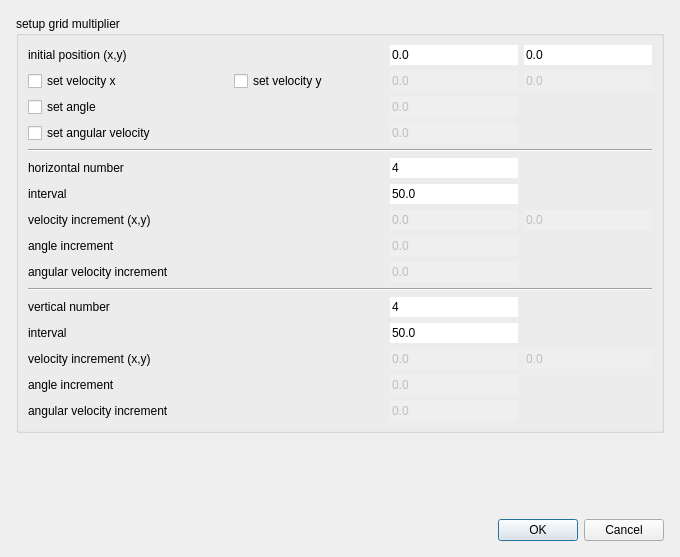
<?xml version="1.0" encoding="UTF-8"?>
<ui version="4.0">
 <class>GridMultiplierDialog</class>
 <widget class="QDialog" name="GridMultiplierDialog">
  <property name="geometry">
   <rect>
    <x>0</x>
    <y>0</y>
    <width>680</width>
    <height>557</height>
   </rect>
  </property>
  <property name="minimumSize">
   <size>
    <width>680</width>
    <height>0</height>
   </size>
  </property>
  <property name="windowTitle">
   <string>grid multiplier</string>
  </property>
  <layout class="QGridLayout" name="gridLayout">
   <property name="leftMargin">
    <number>16</number>
   </property>
   <property name="topMargin">
    <number>16</number>
   </property>
   <property name="rightMargin">
    <number>16</number>
   </property>
   <property name="bottomMargin">
    <number>16</number>
   </property>
   <property name="spacing">
    <number>16</number>
   </property>
   <item row="3" column="0">
    <widget class="QDialogButtonBox" name="buttonBox">
     <property name="orientation">
      <enum>Qt::Horizontal</enum>
     </property>
     <property name="standardButtons">
      <set>QDialogButtonBox::Cancel|QDialogButtonBox::Ok</set>
     </property>
    </widget>
   </item>
   <item row="1" column="0">
    <widget class="QGroupBox" name="groupBox">
     <property name="title">
      <string>setup grid multiplier</string>
     </property>
     <layout class="QGridLayout" name="gridLayout_2" columnminimumwidth="200,150,0,0">
      <item row="0" column="0" colspan="2">
       <widget class="QLabel" name="label_8">
        <property name="text">
         <string>initial position (x,y)</string>
        </property>
       </widget>
      </item>
      <item row="0" column="2">
       <widget class="QLineEdit" name="initialPosXEdit">
        <property name="text">
         <string>0.0</string>
        </property>
        <property name="frame">
         <bool>false</bool>
        </property>
       </widget>
      </item>
      <item row="0" column="3">
       <widget class="QLineEdit" name="initialPosYEdit">
        <property name="text">
         <string>0.0</string>
        </property>
        <property name="frame">
         <bool>false</bool>
        </property>
       </widget>
      </item>
      <item row="1" column="0">
       <widget class="QCheckBox" name="velXCheckBox">
        <property name="text">
         <string>set velocity x</string>
        </property>
       </widget>
      </item>
      <item row="1" column="1">
       <widget class="QCheckBox" name="velYCheckBox">
        <property name="text">
         <string>set velocity y</string>
        </property>
       </widget>
      </item>
      <item row="1" column="2">
       <widget class="QLineEdit" name="initialVelXEdit">
        <property name="enabled">
         <bool>false</bool>
        </property>
        <property name="text">
         <string>0.0</string>
        </property>
        <property name="frame">
         <bool>false</bool>
        </property>
       </widget>
      </item>
      <item row="1" column="3">
       <widget class="QLineEdit" name="initialVelYEdit">
        <property name="enabled">
         <bool>false</bool>
        </property>
        <property name="text">
         <string>0.0</string>
        </property>
        <property name="frame">
         <bool>false</bool>
        </property>
       </widget>
      </item>
      <item row="2" column="0" colspan="2">
       <widget class="QCheckBox" name="angleCheckBox">
        <property name="text">
         <string>set angle</string>
        </property>
       </widget>
      </item>
      <item row="2" column="2">
       <widget class="QLineEdit" name="initialAngleEdit">
        <property name="enabled">
         <bool>false</bool>
        </property>
        <property name="text">
         <string>0.0</string>
        </property>
        <property name="frame">
         <bool>false</bool>
        </property>
       </widget>
      </item>
      <item row="3" column="0" colspan="2">
       <widget class="QCheckBox" name="angVelCheckBox">
        <property name="text">
         <string>set angular velocity</string>
        </property>
       </widget>
      </item>
      <item row="3" column="2">
       <widget class="QLineEdit" name="initialAngVelEdit">
        <property name="enabled">
         <bool>false</bool>
        </property>
        <property name="text">
         <string>0.0</string>
        </property>
        <property name="frame">
         <bool>false</bool>
        </property>
       </widget>
      </item>
      <item row="4" column="0" colspan="4">
       <widget class="Line" name="line">
        <property name="orientation">
         <enum>Qt::Horizontal</enum>
        </property>
       </widget>
      </item>
      <item row="5" column="0" colspan="2">
       <widget class="QLabel" name="label">
        <property name="text">
         <string>horizontal number</string>
        </property>
       </widget>
      </item>
      <item row="5" column="2">
       <widget class="QLineEdit" name="horizontalNumberEdit">
        <property name="text">
         <string>4</string>
        </property>
        <property name="frame">
         <bool>false</bool>
        </property>
       </widget>
      </item>
      <item row="6" column="0" colspan="2">
       <widget class="QLabel" name="label_4">
        <property name="text">
         <string>interval</string>
        </property>
       </widget>
      </item>
      <item row="6" column="2">
       <widget class="QLineEdit" name="horIntervalEdit">
        <property name="text">
         <string>50.0</string>
        </property>
        <property name="frame">
         <bool>false</bool>
        </property>
       </widget>
      </item>
      <item row="7" column="0" colspan="2">
       <widget class="QLabel" name="label_5">
        <property name="text">
         <string>velocity increment (x,y)</string>
        </property>
       </widget>
      </item>
      <item row="7" column="2">
       <widget class="QLineEdit" name="horVelXIncEdit">
        <property name="enabled">
         <bool>false</bool>
        </property>
        <property name="text">
         <string>0.0</string>
        </property>
        <property name="frame">
         <bool>false</bool>
        </property>
       </widget>
      </item>
      <item row="7" column="3">
       <widget class="QLineEdit" name="horVelYIncEdit">
        <property name="enabled">
         <bool>false</bool>
        </property>
        <property name="text">
         <string>0.0</string>
        </property>
        <property name="frame">
         <bool>false</bool>
        </property>
       </widget>
      </item>
      <item row="8" column="0" colspan="2">
       <widget class="QLabel" name="label_9">
        <property name="text">
         <string>angle increment</string>
        </property>
       </widget>
      </item>
      <item row="8" column="2">
       <widget class="QLineEdit" name="horAngleIncEdit">
        <property name="enabled">
         <bool>false</bool>
        </property>
        <property name="text">
         <string>0.0</string>
        </property>
        <property name="frame">
         <bool>false</bool>
        </property>
       </widget>
      </item>
      <item row="9" column="0" colspan="2">
       <widget class="QLabel" name="label_7">
        <property name="text">
         <string>angular velocity increment</string>
        </property>
       </widget>
      </item>
      <item row="9" column="2">
       <widget class="QLineEdit" name="horAngVelIncEdit">
        <property name="enabled">
         <bool>false</bool>
        </property>
        <property name="text">
         <string>0.0</string>
        </property>
        <property name="frame">
         <bool>false</bool>
        </property>
       </widget>
      </item>
      <item row="10" column="0" colspan="4">
       <widget class="Line" name="line_2">
        <property name="orientation">
         <enum>Qt::Horizontal</enum>
        </property>
       </widget>
      </item>
      <item row="11" column="0" colspan="2">
       <widget class="QLabel" name="label_2">
        <property name="text">
         <string>vertical number</string>
        </property>
       </widget>
      </item>
      <item row="11" column="2">
       <widget class="QLineEdit" name="verticalNumberEdit">
        <property name="text">
         <string>4</string>
        </property>
        <property name="frame">
         <bool>false</bool>
        </property>
       </widget>
      </item>
      <item row="12" column="0" colspan="2">
       <widget class="QLabel" name="label_13">
        <property name="text">
         <string>interval</string>
        </property>
       </widget>
      </item>
      <item row="12" column="2">
       <widget class="QLineEdit" name="verIntervalEdit">
        <property name="text">
         <string>50.0</string>
        </property>
        <property name="frame">
         <bool>false</bool>
        </property>
       </widget>
      </item>
      <item row="13" column="0" colspan="2">
       <widget class="QLabel" name="label_10">
        <property name="text">
         <string>velocity increment (x,y)</string>
        </property>
       </widget>
      </item>
      <item row="13" column="2">
       <widget class="QLineEdit" name="verVelXIncEdit">
        <property name="enabled">
         <bool>false</bool>
        </property>
        <property name="text">
         <string>0.0</string>
        </property>
        <property name="frame">
         <bool>false</bool>
        </property>
       </widget>
      </item>
      <item row="13" column="3">
       <widget class="QLineEdit" name="verVelYIncEdit">
        <property name="enabled">
         <bool>false</bool>
        </property>
        <property name="text">
         <string>0.0</string>
        </property>
        <property name="frame">
         <bool>false</bool>
        </property>
       </widget>
      </item>
      <item row="14" column="0" colspan="2">
       <widget class="QLabel" name="label_12">
        <property name="text">
         <string>angle increment</string>
        </property>
       </widget>
      </item>
      <item row="14" column="2">
       <widget class="QLineEdit" name="verAngleIncEdit">
        <property name="enabled">
         <bool>false</bool>
        </property>
        <property name="text">
         <string>0.0</string>
        </property>
        <property name="frame">
         <bool>false</bool>
        </property>
       </widget>
      </item>
      <item row="15" column="0" colspan="2">
       <widget class="QLabel" name="label_11">
        <property name="text">
         <string>angular velocity increment</string>
        </property>
       </widget>
      </item>
      <item row="15" column="2">
       <widget class="QLineEdit" name="verAngVelIncEdit">
        <property name="enabled">
         <bool>false</bool>
        </property>
        <property name="text">
         <string>0.0</string>
        </property>
        <property name="frame">
         <bool>false</bool>
        </property>
       </widget>
      </item>
     </layout>
    </widget>
   </item>
   <item row="2" column="0">
    <spacer name="verticalSpacer">
     <property name="orientation">
      <enum>Qt::Vertical</enum>
     </property>
     <property name="sizeHint" stdset="0">
      <size>
       <width>20</width>
       <height>40</height>
      </size>
     </property>
    </spacer>
   </item>
  </layout>
 </widget>
 <tabstops>
  <tabstop>initialPosXEdit</tabstop>
  <tabstop>initialPosYEdit</tabstop>
  <tabstop>velXCheckBox</tabstop>
  <tabstop>velYCheckBox</tabstop>
  <tabstop>initialVelXEdit</tabstop>
  <tabstop>initialVelYEdit</tabstop>
  <tabstop>angleCheckBox</tabstop>
  <tabstop>initialAngleEdit</tabstop>
  <tabstop>angVelCheckBox</tabstop>
  <tabstop>initialAngVelEdit</tabstop>
  <tabstop>horizontalNumberEdit</tabstop>
  <tabstop>horIntervalEdit</tabstop>
  <tabstop>horVelXIncEdit</tabstop>
  <tabstop>horVelYIncEdit</tabstop>
  <tabstop>horAngleIncEdit</tabstop>
  <tabstop>horAngVelIncEdit</tabstop>
  <tabstop>verticalNumberEdit</tabstop>
  <tabstop>verIntervalEdit</tabstop>
  <tabstop>verVelXIncEdit</tabstop>
  <tabstop>verVelYIncEdit</tabstop>
  <tabstop>verAngleIncEdit</tabstop>
  <tabstop>verAngVelIncEdit</tabstop>
 </tabstops>
 <resources/>
 <connections>
  <connection>
   <sender>buttonBox</sender>
   <signal>rejected()</signal>
   <receiver>GridMultiplierDialog</receiver>
   <slot>reject()</slot>
   <hints>
    <hint type="sourcelabel">
     <x>348</x>
     <y>546</y>
    </hint>
    <hint type="destinationlabel">
     <x>286</x>
     <y>274</y>
    </hint>
   </hints>
  </connection>
  <connection>
   <sender>velXCheckBox</sender>
   <signal>toggled(bool)</signal>
   <receiver>initialVelXEdit</receiver>
   <slot>setEnabled(bool)</slot>
   <hints>
    <hint type="sourcelabel">
     <x>96</x>
     <y>87</y>
    </hint>
    <hint type="destinationlabel">
     <x>343</x>
     <y>85</y>
    </hint>
   </hints>
  </connection>
  <connection>
   <sender>velXCheckBox</sender>
   <signal>toggled(bool)</signal>
   <receiver>horVelXIncEdit</receiver>
   <slot>setEnabled(bool)</slot>
   <hints>
    <hint type="sourcelabel">
     <x>61</x>
     <y>88</y>
    </hint>
    <hint type="destinationlabel">
     <x>356</x>
     <y>267</y>
    </hint>
   </hints>
  </connection>
  <connection>
   <sender>velXCheckBox</sender>
   <signal>toggled(bool)</signal>
   <receiver>verVelXIncEdit</receiver>
   <slot>setEnabled(bool)</slot>
   <hints>
    <hint type="sourcelabel">
     <x>88</x>
     <y>84</y>
    </hint>
    <hint type="destinationlabel">
     <x>365</x>
     <y>437</y>
    </hint>
   </hints>
  </connection>
  <connection>
   <sender>velYCheckBox</sender>
   <signal>toggled(bool)</signal>
   <receiver>initialVelYEdit</receiver>
   <slot>setEnabled(bool)</slot>
   <hints>
    <hint type="sourcelabel">
     <x>226</x>
     <y>88</y>
    </hint>
    <hint type="destinationlabel">
     <x>432</x>
     <y>92</y>
    </hint>
   </hints>
  </connection>
  <connection>
   <sender>velYCheckBox</sender>
   <signal>toggled(bool)</signal>
   <receiver>horVelYIncEdit</receiver>
   <slot>setEnabled(bool)</slot>
   <hints>
    <hint type="sourcelabel">
     <x>213</x>
     <y>90</y>
    </hint>
    <hint type="destinationlabel">
     <x>455</x>
     <y>267</y>
    </hint>
   </hints>
  </connection>
  <connection>
   <sender>velYCheckBox</sender>
   <signal>toggled(bool)</signal>
   <receiver>verVelYIncEdit</receiver>
   <slot>setEnabled(bool)</slot>
   <hints>
    <hint type="sourcelabel">
     <x>229</x>
     <y>89</y>
    </hint>
    <hint type="destinationlabel">
     <x>449</x>
     <y>437</y>
    </hint>
   </hints>
  </connection>
  <connection>
   <sender>angVelCheckBox</sender>
   <signal>toggled(bool)</signal>
   <receiver>initialAngVelEdit</receiver>
   <slot>setEnabled(bool)</slot>
   <hints>
    <hint type="sourcelabel">
     <x>148</x>
     <y>159</y>
    </hint>
    <hint type="destinationlabel">
     <x>395</x>
     <y>157</y>
    </hint>
   </hints>
  </connection>
  <connection>
   <sender>angVelCheckBox</sender>
   <signal>toggled(bool)</signal>
   <receiver>horAngVelIncEdit</receiver>
   <slot>setEnabled(bool)</slot>
   <hints>
    <hint type="sourcelabel">
     <x>117</x>
     <y>159</y>
    </hint>
    <hint type="destinationlabel">
     <x>358</x>
     <y>327</y>
    </hint>
   </hints>
  </connection>
  <connection>
   <sender>angVelCheckBox</sender>
   <signal>toggled(bool)</signal>
   <receiver>verAngVelIncEdit</receiver>
   <slot>setEnabled(bool)</slot>
   <hints>
    <hint type="sourcelabel">
     <x>169</x>
     <y>159</y>
    </hint>
    <hint type="destinationlabel">
     <x>368</x>
     <y>497</y>
    </hint>
   </hints>
  </connection>
  <connection>
   <sender>angleCheckBox</sender>
   <signal>toggled(bool)</signal>
   <receiver>initialAngleEdit</receiver>
   <slot>setEnabled(bool)</slot>
   <hints>
    <hint type="sourcelabel">
     <x>77</x>
     <y>118</y>
    </hint>
    <hint type="destinationlabel">
     <x>337</x>
     <y>117</y>
    </hint>
   </hints>
  </connection>
  <connection>
   <sender>angleCheckBox</sender>
   <signal>toggled(bool)</signal>
   <receiver>horAngleIncEdit</receiver>
   <slot>setEnabled(bool)</slot>
   <hints>
    <hint type="sourcelabel">
     <x>142</x>
     <y>124</y>
    </hint>
    <hint type="destinationlabel">
     <x>339</x>
     <y>286</y>
    </hint>
   </hints>
  </connection>
  <connection>
   <sender>angleCheckBox</sender>
   <signal>toggled(bool)</signal>
   <receiver>verAngleIncEdit</receiver>
   <slot>setEnabled(bool)</slot>
   <hints>
    <hint type="sourcelabel">
     <x>94</x>
     <y>124</y>
    </hint>
    <hint type="destinationlabel">
     <x>340</x>
     <y>459</y>
    </hint>
   </hints>
  </connection>
 </connections>
</ui>
